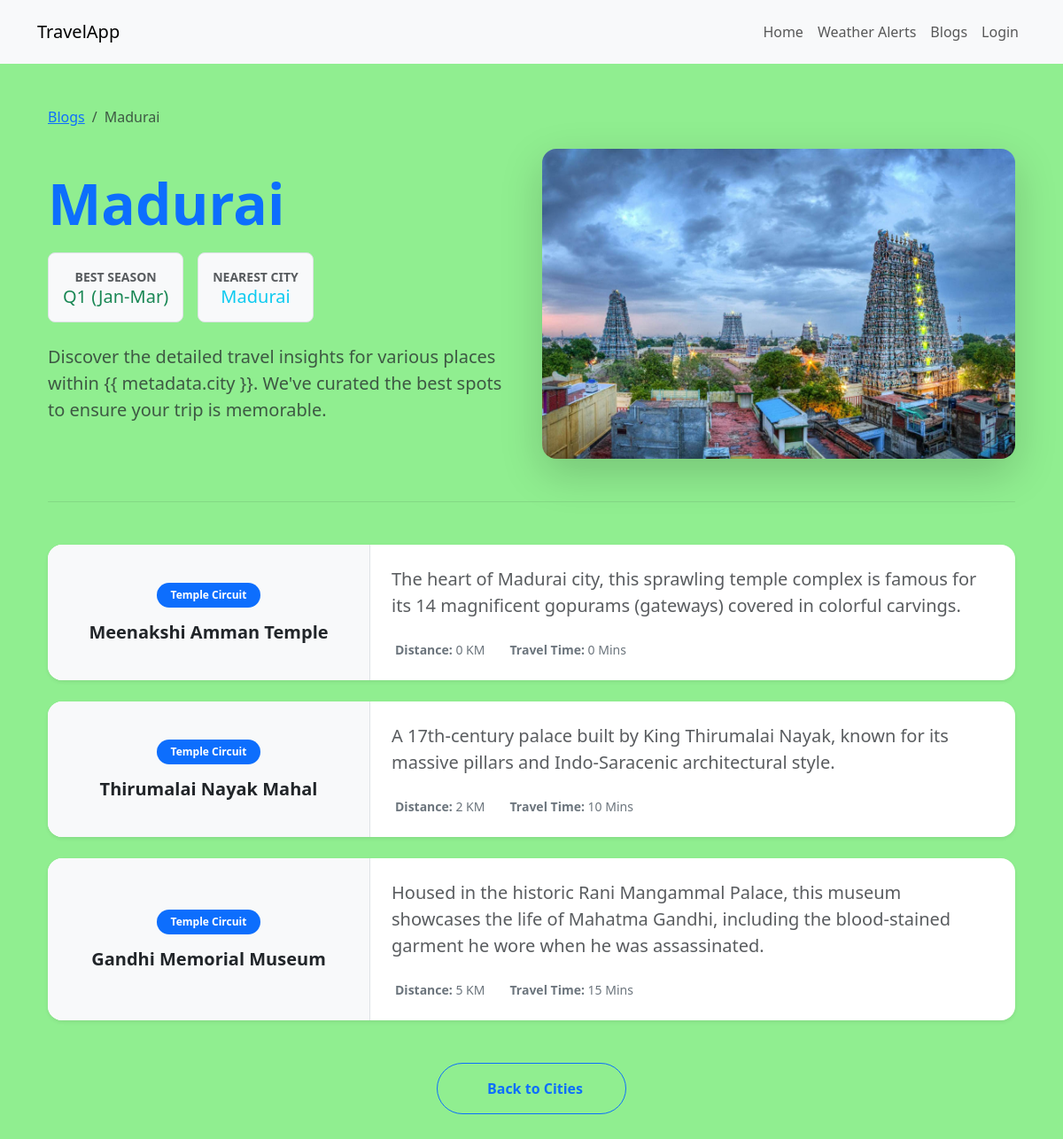
Screenshot of /blogs/Madurai/ with the database file from the repository.
### blogs/views.py (the view)
# urls.py: path('<str:city_name>/', city_detail, name='city_detail'),
def city_detail(request, city_name):
    conn = get_db_connection()
    cursor = conn.cursor()
    cursor.execute('SELECT * FROM blogs WHERE city = ? ORDER BY id ASC', (city_name,))
    blogs = [dict(row) for row in cursor.fetchall()]
    conn.close()
    if not blogs:
        return render(request, 'blogs/city_detail.html', {'city_name': city_name, 'blogs': []})
    metadata = {
        'city': city_name,
        'image_url': f"{settings.MEDIA_URL}{CITY_IMAGES.get(city_name, 'packages/default.jpg')}",
        'nearest_city': blogs[0]['nearest_city'],
        'best_season': blogs[0]['best_season']
    }
    return render(request, 'blogs/city_detail.html', {'metadata': metadata, 'blogs': blogs})

### blogs/views.py (called while the page is built)
def get_db_connection():
    conn = sqlite3.connect(DB_PATH)
    conn.row_factory = sqlite3.Row
    return conn

### blogs/templates/blogs/city_detail.html (shortened to what this page needs)
{% extends 'base.html' %}
{% block content %}
<div class="container mt-5">
    <nav aria-label="breadcrumb">
        <ol class="breadcrumb">
            <li class="breadcrumb-item"><a href="{% url 'blog_list' %}">Blogs</a></li>
            <li class="breadcrumb-item active" aria-current="page">{{ metadata.city }}</li>
        </ol>
    </nav>
    <div class="row align-items-center mb-5 mt-4">
        <div class="col-md-6">
            <h1 class="display-3 fw-bold text-primary mb-3">{{ metadata.city }}</h1>
            <div class="d-flex gap-3 mb-4">
                <div class="p-3 bg-light rounded-3 text-center border">
                    <div class="small text-muted text-uppercase fw-bold">Best Season</div>
                    <div class="h5 mb-0 text-success">{{ metadata.best_season }}</div>
                </div>
                <div class="p-3 bg-light rounded-3 text-center border">
                    <div class="small text-muted text-uppercase fw-bold">Nearest City</div>
                    <div class="h5 mb-0 text-info">{{ metadata.nearest_city }}</div>
                </div>
            </div>
            <p class="lead text-muted">Discover the detailed travel insights for various places within {{ metadata.city
                }}. We've curated the best spots to ensure your trip is memorable.</p>
        </div>
        <div class="col-md-6">
            <div class="rounded-4 overflow-hidden shadow-lg">
                <img src="{{ metadata.image_url }}" class="img-fluid w-100" style="height: 350px; object-fit: cover;"
                    alt="{{ metadata.city }}">
            </div>
        </div>
    </div>
    <hr class="my-5 opacity-10">
    <div class="row row-cols-1 g-4">
        {% for blog in blogs %}
        <div class="col">
            <div class="card shadow-sm border-0 bg-white rounded-4 overflow-hidden hover-card">
                <div class="row g-0">
                    <div class="col-md-4 bg-light d-flex align-items-center justify-content-center p-4 border-end">
                        <div class="text-center">
                            <span class="badge bg-primary px-3 py-2 mb-3 rounded-pill">{{ blog.circuit }}</span>
                            <h4 class="h5 fw-bold mb-0 text-dark">{{ blog.place }}</h4>
                        </div>
                    </div>
                    <div class="col-md-8">
                        <div class="card-body p-4">
                            <p class="card-text text-muted mb-4 fs-5">{{ blog.description }}</p>
                            <div class="d-flex flex-wrap gap-4 text-secondary small">
                                <div>
                                    <strong>Distance:</strong> {{ blog.distance_km }} KM
                                </div>
                                <div>
                                    <strong>Travel Time:</strong> {{ blog.travel_time_min }} Mins
                                </div>
                            </div>
                        </div>
                    </div>
                </div>
            </div>
        </div>
        {% empty %}
        <div class="col-12 text-center py-5">
            <p class="text-muted">No specific places listed for this city yet.</p>
        </div>
        {% endfor %}
    </div>
    <div class="text-center mt-5 mb-5">
        <a href="{% url 'blog_list' %}" class="btn btn-outline-primary px-5 py-3 rounded-pill fw-bold">
             Back to Cities
        </a>
    </div>
</div>
{% endblock %}

### templates/base.html (style rules this page uses)
body { background-color: #90ee90; }

### blogs/templates/blogs/city_detail.html (style rules this page uses)
.rounded-4 { border-radius: 1rem !important; }
.hover-card { transition: all 0.3s ease; }
.opacity-10 { opacity: 0.1; }

### rows the page displays
blogs: circuit "Temple Circuit", place "Meenakshi Amman Temple", description "The heart of Madurai city, this sprawling temple complex is famous for its 14 magnificent gopurams (gateways) covered in colorful carvings.", distance_km "0", travel_time_min "0"
blogs: circuit "Temple Circuit", place "Thirumalai Nayak Mahal", description "A 17th-century palace built by King Thirumalai Nayak, known for its massive pillars and Indo-Saracenic architectural style.", distance_km "2", travel_time_min "10"
blogs: circuit "Temple Circuit", place "Gandhi Memorial Museum", description "Housed in the historic Rani Mangammal Palace, this museum showcases the life of Mahatma Gandhi, including the blood-stained garment he wore when he was assassinated.", distance_km "5", travel_time_min "15"

### other values shown
{{ metadata.city }} "Madurai"
{{ metadata.best_season }} "Q1 (Jan-Mar)"
{{ metadata.nearest_city }} "Madurai"
